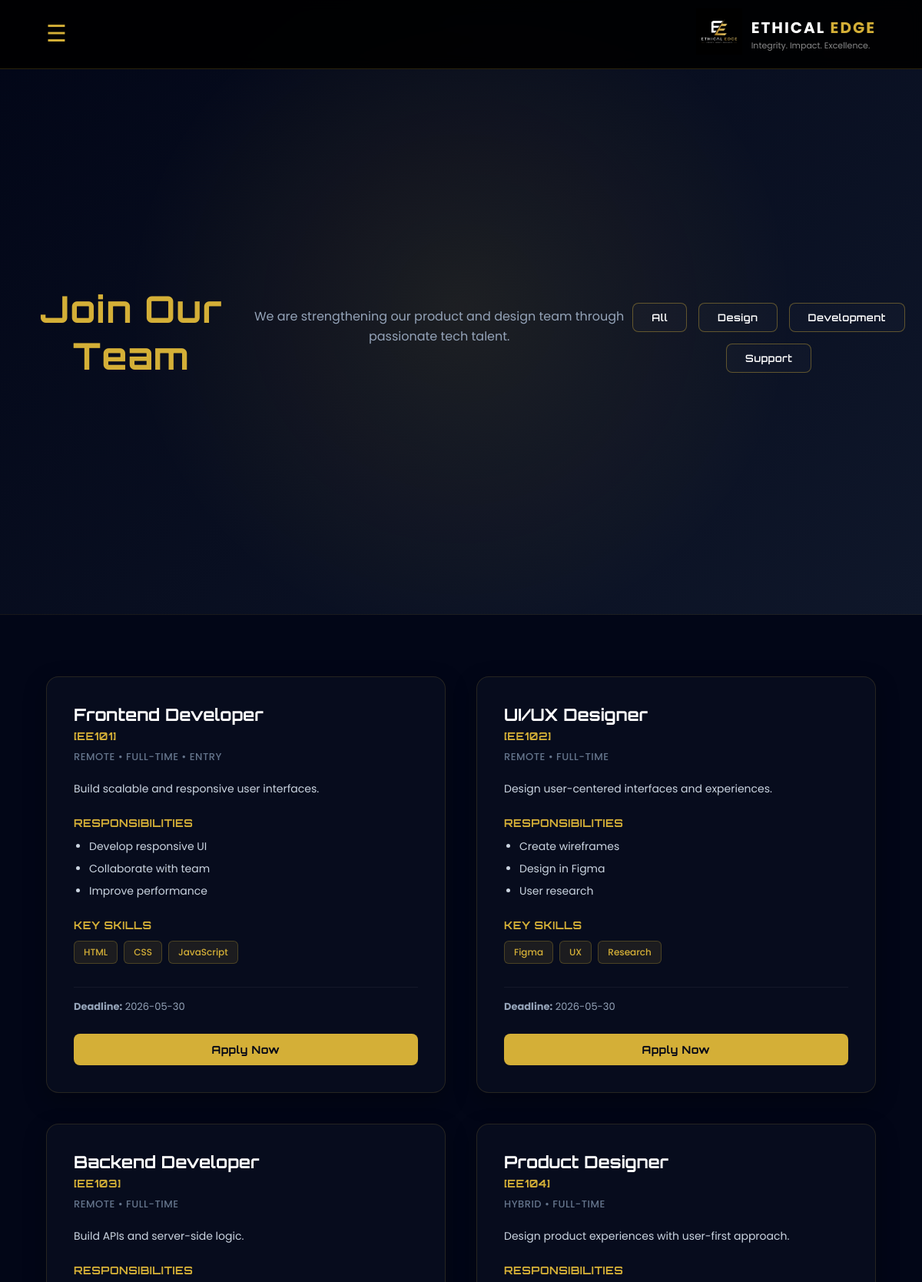
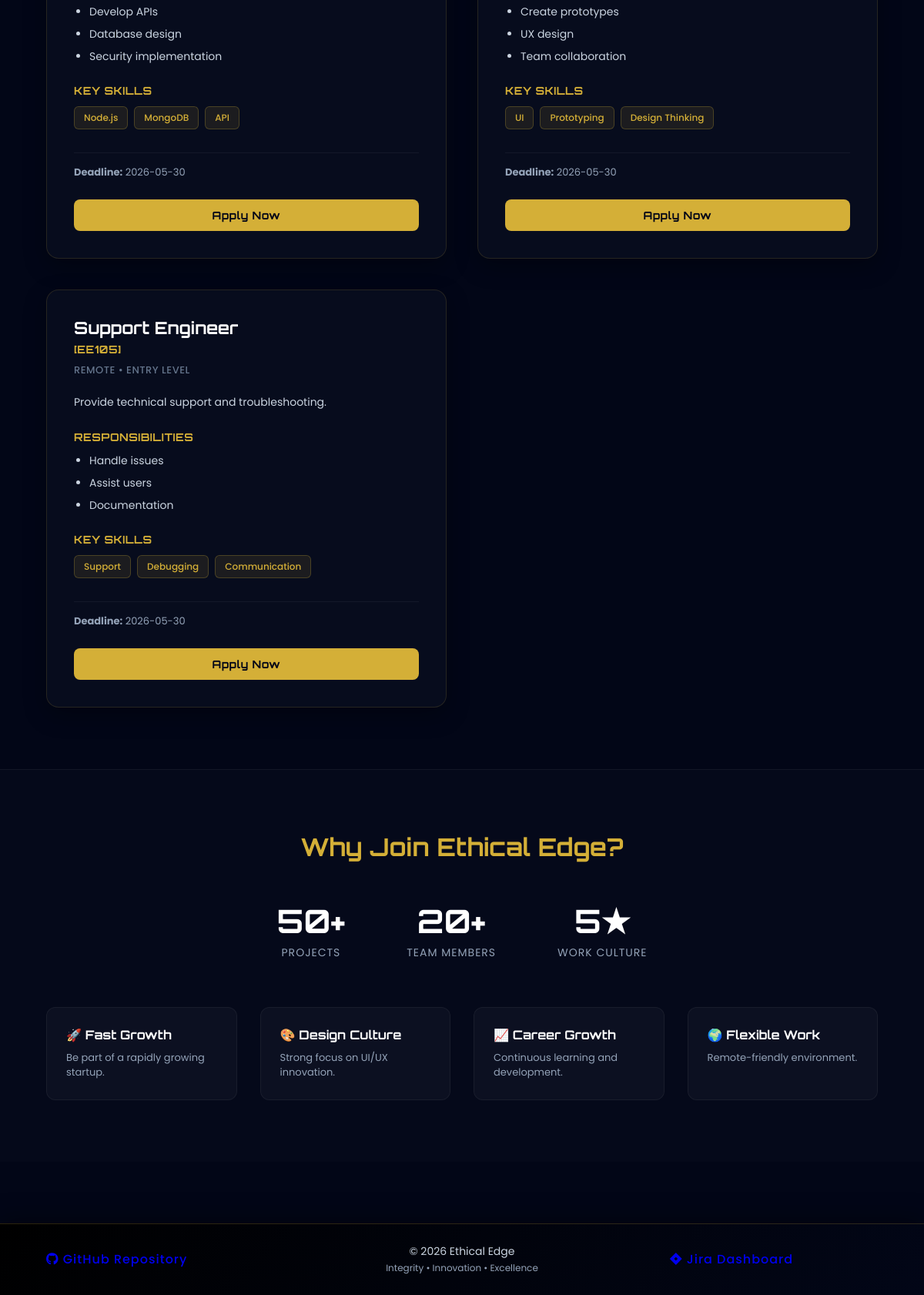
/jobs.php, run on the app's committed database (2 pictures, top to bottom).
### tables this page shows
CREATE TABLE `jobs` (
  `job_reference` varchar(10) NOT NULL,
  `title` varchar(100) NOT NULL,
  `meta` varchar(100) DEFAULT NULL,
  `description` text DEFAULT NULL,
  `responsibilities` text DEFAULT NULL,
  `skills` text DEFAULT NULL,
  `deadline` date DEFAULT NULL
);

### jobs.php (the view, shortened to what this page needs)
<?php
$host   = "localhost";
$user   = "root";
$pwd    = "";
$sql_db = "Newbie_db";
$conn = mysqli_connect($host, $user, $pwd, $sql_db);
?>
<!DOCTYPE html>
<html lang="en">
<head>
  <link rel="stylesheet" href="https://cdnjs.cloudflare.com/ajax/libs/font-awesome/6.5.0/css/all.min.css">
  <link rel="stylesheet" href="Styles/main.css?v=<?php echo time(); ?>">
</head>
<body class="jobs-view">
<?php
include_once 'header.inc';
?>
<main id="jobs-page-wrapper">
  <section class="hero">
    <h1>Join Our Team</h1>
    <p>We are strengthening our product and design team through passionate tech talent.</p>
    <div class="buttons">
      <a href="#">All</a>
      <a href="#">Design</a>
      <a href="#">Development</a>
      <a href="#">Support</a>
    </div>
  </section>
  <section class="jobs">
    <?php
    $query = "SELECT * FROM jobs";
    $result = mysqli_query($conn, $query);
    echo '<div class="row">';
    while($row = mysqli_fetch_assoc($result)) {
    ?>
      <div class="card">
        <div>
          <h3><?php echo htmlspecialchars($row['title']); ?>
            <span>[<?php echo htmlspecialchars($row['job_reference']); ?>]</span>
          </h3>
          <p class="meta"><?php echo htmlspecialchars($row['meta']); ?></p>
          <p class="desc"><?php echo htmlspecialchars($row['description']); ?></p>
          <h4>Responsibilities</h4>
          <ul>
            <?php
            $responsibilities = explode("|", $row['responsibilities']);
            foreach($responsibilities as $item) {
                if(!empty(trim($item))) {
                    echo "<li>" . htmlspecialchars(trim($item)) . "</li>";
                }
            }
            ?>
          </ul>
        </div>
        <div>
          <h4>Key Skills</h4>
          <div class="skills">
            <?php
            $skills = explode("|", $row['skills']);
            foreach($skills as $skill) {
                if(!empty(trim($skill))) {
                    echo "<span>" . htmlspecialchars(trim($skill)) . "</span>";
                }
            }
            ?>
          </div>
          <p class="deadline">
            <strong>Deadline:</strong> <?php echo htmlspecialchars($row['deadline']); ?>
          </p>
          <a href="jobapplication.php" class="apply-btn">Apply Now</a>
        </div>
      </div>
    <?php
    }
    echo '</div>';
    ?>
  </section>
  <section class="why">
    <h2>Why Join Ethical Edge?</h2>
    <div class="stats">
      <div><h3>50+</h3><p>Projects</p></div>
      <div><h3>20+</h3><p>Team Members</p></div>
      <div><h3>5★</h3><p>Work Culture</p></div>
    </div>
    <div class="why-grid">
      <div><h4>🚀 Fast Growth</h4><p>Be part of a rapidly growing startup.</p></div>
      <div><h4>🎨 Design Culture</h4><p>Strong focus on UI/UX innovation.</p></div>
      <div><h4>📈 Career Growth</h4><p>Continuous learning and development.</p></div>
      <div><h4>🌍 Flexible Work</h4><p>Remote-friendly environment.</p></div>
    </div>
  </section>
</main>
<?php
include_once 'footer.inc';
?>
</body>
</html>

### header.inc (shortened to what this page needs)
<header>
  <label for="menu-toggle" class="menu-icon">☰</label>
  <div class="brand">
    <a href="index.php">
      <img src="Image/Logo.JPG" alt="Ethical Edge Logo" title="Home_page">
    </a>
    <div class="brand-text">
      <h1>ETHICAL <span>EDGE</span></h1>
      <p>Integrity. Impact. Excellence.</p>
    </div>
  </div>
</header>

### footer.inc
<footer class="footer">
  <div class="footer-left">
    <a href="https://github.com/Kyle-Ong/project2.git" target="_blank">
      <i class="fab fa-github"></i> GitHub Repository
    </a>
  </div>
  <div class="footer-center">
    © 2026 Ethical Edge <br>
    <span>Integrity • Innovation • Excellence</span>
  </div>
  <div class="footer-right">
    <a href="https://student-team-d84k44vi.atlassian.net" target="_blank">
      <i class="fab fa-jira"></i> Jira Dashboard
    </a>
  </div>
</footer>

### data on the page
jobs: title "Frontend Developer", job_reference "EE101", meta "REMOTE • FULL-TIME • ENTRY", description "Build scalable and responsive user interfaces.", responsibilities "Develop responsive UI", responsibilities "Collaborate with team", responsibilities "Improve performance", skills "HTML", skills "CSS", skills "JavaScript", deadline "2026-05-30"
jobs: title "UI/UX Designer", job_reference "EE102", meta "REMOTE • FULL-TIME", description "Design user-centered interfaces and experiences.", responsibilities "Create wireframes", responsibilities "Design in Figma", responsibilities "User research", skills "Figma", skills "UX", skills "Research", deadline "2026-05-30"
jobs: title "Backend Developer", job_reference "EE103", meta "REMOTE • FULL-TIME", description "Build APIs and server-side logic.", responsibilities "Develop APIs", responsibilities "Database design", responsibilities "Security implementation", skills "Node.js", skills "MongoDB", skills "API", deadline "2026-05-30"
jobs: title "Product Designer", job_reference "EE104", meta "HYBRID • FULL-TIME", description "Design product experiences with user-first approach.", responsibilities "Create prototypes", responsibilities "UX design", responsibilities "Team collaboration", skills "UI", skills "Prototyping", skills "Design Thinking", deadline "2026-05-30"
jobs: title "Support Engineer", job_reference "EE105", meta "REMOTE • ENTRY LEVEL", description "Provide technical support and troubleshooting.", responsibilities "Handle issues", responsibilities "Assist users", responsibilities "Documentation", skills "Support", skills "Debugging", skills "Communication", deadline "2026-05-30"
